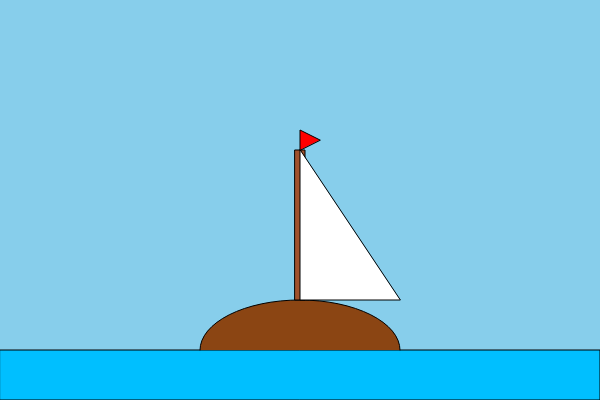
Frame 1 (no input)
Frame 60 (no input): identical to frame 1, image omitted
Frame 120 (the mouse pressed at the canvas centre since frame 60): identical to frame 1, image omitted

The p5.js sketch that drew this single still picture (run headless with seeded random() and noise() and a simulated clock; from frame 60 on, the mouse is pressed at the canvas centre):

// p5.js sketch
// ── sketch.js
function setup() {
  createCanvas(600, 400);
  background(135, 206, 235); // Sky blue background
}

function draw() {
  background(135, 206, 235); // Clear background each frame

  // Draw the water
  fill(0, 191, 255);
  rect(0, height - 50, width, 50);

  // Draw the boat base
  fill(139, 69, 19); // Brown color
  arc(300, height - 50, 200, 100, PI, TWO_PI);

  // Draw the mast
  fill(160, 82, 45); // Dark brown color
  rect(295, height - 250, 10, 150);

  // Draw the sail
  fill(255); // White color
  triangle(300, height - 250, 300, height - 100, 400, height - 100);

  // Draw a small flag on the top of the mast
  fill(255, 0, 0); // Red color
  triangle(300, height - 250, 300, height - 270, 320, height - 260);
}
